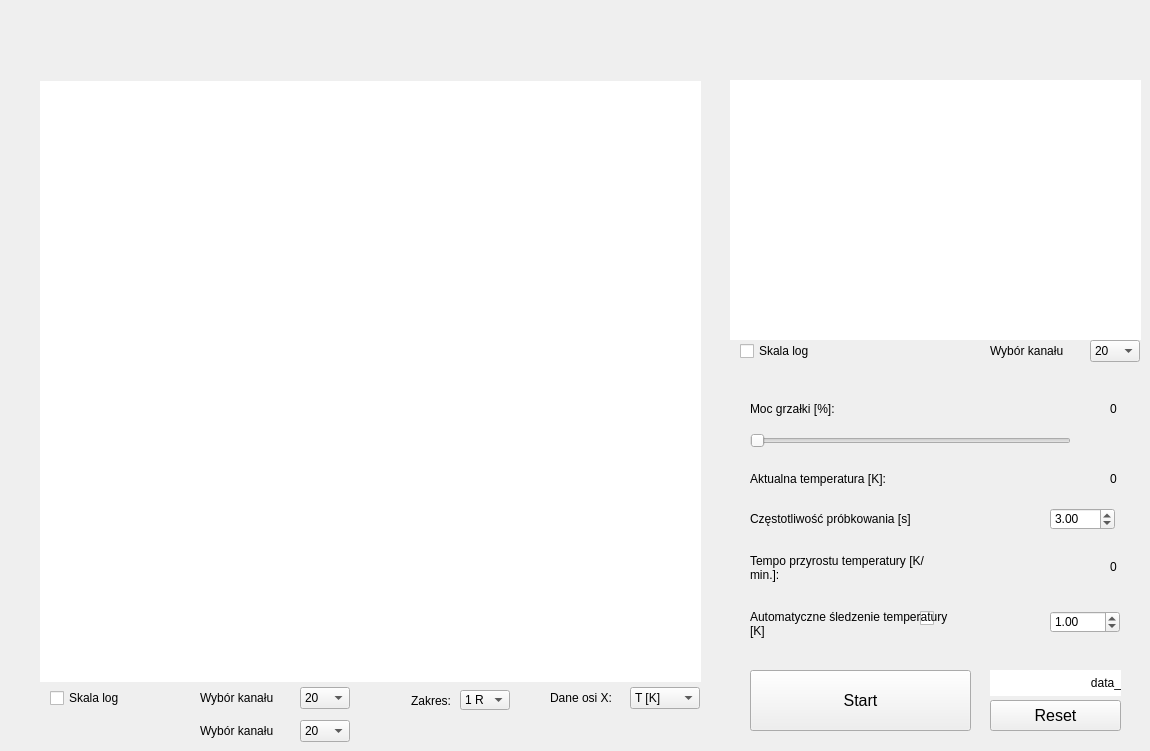
    <widget class="QWidget" name="page">
     <widget class="QCheckBox" name="checkBox_sledzenie_2">
      <property name="geometry">
       <rect>
        <x>920</x>
        <y>610</y>
        <width>16</width>
        <height>16</height>
       </rect>
      </property>
      <property name="text">
       <string/>
      </property>
     </widget>
     <widget class="QWidget" name="widget_temp_2" native="true">
      <property name="geometry">
       <rect>
        <x>730</x>
        <y>80</y>
        <width>411</width>
        <height>260</height>
       </rect>
      </property>
      <property name="styleSheet">
       <string notr="true">background-color: rgb(255, 255, 255);</string>
      </property>
     </widget>
     <widget class="QLabel" name="label_aktualna_temp_wartosc_2">
      <property name="geometry">
       <rect>
        <x>1110</x>
        <y>470</y>
        <width>16</width>
        <height>18</height>
       </rect>
      </property>
      <property name="font">
       <font>
        <pointsize>9</pointsize>
       </font>
      </property>
      <property name="text">
       <string>0</string>
      </property>
     </widget>
     <widget class="QComboBox" name="comboBox_osx1_2">
      <property name="geometry">
       <rect>
        <x>630</x>
        <y>687</y>
        <width>70</width>
        <height>22</height>
       </rect>
      </property>
      <property name="font">
       <font>
        <pointsize>9</pointsize>
       </font>
      </property>
      <item>
       <property name="text">
        <string>T [K]</string>
       </property>
      </item>
      <item>
       <property name="text">
        <string>t [s]</string>
       </property>
      </item>
     </widget>
     <widget class="QLabel" name="label_srednie_tempo_2">
      <property name="geometry">
       <rect>
        <x>1110</x>
        <y>558</y>
        <width>16</width>
        <height>18</height>
       </rect>
      </property>
      <property name="font">
       <font>
        <pointsize>9</pointsize>
       </font>
      </property>
      <property name="text">
       <string>0</string>
      </property>
     </widget>
     <widget class="QComboBox" name="comboBox_kanaly1_5">
      <property name="geometry">
       <rect>
        <x>1090</x>
        <y>340</y>
        <width>50</width>
        <height>22</height>
       </rect>
      </property>
      <property name="font">
       <font>
        <pointsize>9</pointsize>
       </font>
      </property>
      <property name="currentText">
       <string>20</string>
      </property>
      <item>
       <property name="text">
        <string>20</string>
       </property>
      </item>
      <item>
       <property name="text">
        <string>Kanał 2</string>
       </property>
      </item>
      <item>
       <property name="text">
        <string>Kanał 3</string>
       </property>
      </item>
      <item>
       <property name="text">
        <string>Kanał 4</string>
       </property>
      </item>
      <item>
       <property name="text">
        <string>Kanał 5</string>
       </property>
      </item>
      <item>
       <property name="text">
        <string>Kanał 6</string>
       </property>
      </item>
      <item>
       <property name="text">
        <string>Kanał 7</string>
       </property>
      </item>
      <item>
       <property name="text">
        <string>Kanał 8</string>
       </property>
      </item>
      <item>
       <property name="text">
        <string>Kanał 9</string>
       </property>
      </item>
      <item>
       <property name="text">
        <string>Kanał 10</string>
       </property>
      </item>
      <item>
       <property name="text">
        <string>Kanał 11</string>
       </property>
      </item>
      <item>
       <property name="text">
        <string>Kanał 12</string>
       </property>
      </item>
      <item>
       <property name="text">
        <string>Kanał 13</string>
       </property>
      </item>
      <item>
       <property name="text">
        <string>Kanał 14</string>
       </property>
      </item>
      <item>
       <property name="text">
        <string>Kanał 15</string>
       </property>
      </item>
      <item>
       <property name="text">
        <string>Kanał 16</string>
       </property>
      </item>
      <item>
       <property name="text">
        <string>Kanał 17</string>
       </property>
      </item>
      <item>
       <property name="text">
        <string>Kanał 18</string>
       </property>
      </item>
      <item>
       <property name="text">
        <string>Kanał 19</string>
       </property>
      </item>
      <item>
       <property name="text">
        <string>Kanał 20</string>
       </property>
      </item>
     </widget>
     <widget class="QDoubleSpinBox" name="doubleSpinBox_sledzenie_2">
      <property name="geometry">
       <rect>
        <x>1050</x>
        <y>611</y>
        <width>70</width>
        <height>22</height>
       </rect>
      </property>
      <property name="minimum">
       <double>-100.000000000000000</double>
      </property>
      <property name="maximum">
       <double>100.000000000000000</double>
      </property>
      <property name="value">
       <double>1.000000000000000</double>
      </property>
     </widget>
     <widget class="QLabel" name="label_wybor1_5">
      <property name="geometry">
       <rect>
        <x>200</x>
        <y>687</y>
        <width>91</width>
        <height>22</height>
       </rect>
      </property>
      <property name="font">
       <font>
        <pointsize>9</pointsize>
       </font>
      </property>
      <property name="text">
       <string>Wybór kanału</string>
      </property>
     </widget>
     <widget class="QComboBox" name="comboBox_kanaly1_6">
      <property name="geometry">
       <rect>
        <x>460</x>
        <y>690</y>
        <width>50</width>
        <height>20</height>
       </rect>
      </property>
      <property name="font">
       <font>
        <pointsize>9</pointsize>
       </font>
      </property>
      <property name="currentText">
       <string>1 R</string>
      </property>
      <item>
       <property name="text">
        <string>1 R</string>
       </property>
      </item>
      <item>
       <property name="text">
        <string>10 R</string>
       </property>
      </item>
      <item>
       <property name="text">
        <string>100 R</string>
       </property>
      </item>
      <item>
       <property name="text">
        <string>1 k</string>
       </property>
      </item>
      <item>
       <property name="text">
        <string>10 k</string>
       </property>
      </item>
      <item>
       <property name="text">
        <string>100 k</string>
       </property>
      </item>
      <item>
       <property name="text">
        <string>1 M</string>
       </property>
      </item>
      <item>
       <property name="text">
        <string>10 M</string>
       </property>
      </item>
      <item>
       <property name="text">
        <string>100 M</string>
       </property>
      </item>
     </widget>
     <widget class="QCheckBox" name="skala_probka1_2">
      <property name="geometry">
       <rect>
        <x>50</x>
        <y>687</y>
        <width>81</width>
        <height>22</height>
       </rect>
      </property>
      <property name="font">
       <font>
        <pointsize>9</pointsize>
       </font>
      </property>
      <property name="text">
       <string>Skala log</string>
      </property>
     </widget>
     <widget class="QLabel" name="label_tempo_2">
      <property name="geometry">
       <rect>
        <x>750</x>
        <y>550</y>
        <width>181</width>
        <height>36</height>
       </rect>
      </property>
      <property name="font">
       <font>
        <pointsize>9</pointsize>
        <stylestrategy>PreferDefault</stylestrategy>
       </font>
      </property>
      <property name="acceptDrops">
       <bool>false</bool>
      </property>
      <property name="autoFillBackground">
       <bool>false</bool>
      </property>
      <property name="text">
       <string>Tempo przyrostu temperatury [K/min.]:</string>
      </property>
      <property name="textFormat">
       <enum>Qt::AutoText</enum>
      </property>
      <property name="wordWrap">
       <bool>true</bool>
      </property>
     </widget>
     <widget class="QWidget" name="widget_probka1_2" native="true">
      <property name="geometry">
       <rect>
        <x>40</x>
        <y>81</y>
        <width>661</width>
        <height>601</height>
       </rect>
      </property>
      <property name="styleSheet">
       <string notr="true">background-color: rgb(255, 255, 255);</string>
      </property>
     </widget>
     <widget class="QLabel" name="label_czestotliwosc_4">
      <property name="geometry">
       <rect>
        <x>750</x>
        <y>510</y>
        <width>201</width>
        <height>18</height>
       </rect>
      </property>
      <property name="font">
       <font>
        <pointsize>9</pointsize>
        <stylestrategy>PreferDefault</stylestrategy>
       </font>
      </property>
      <property name="acceptDrops">
       <bool>false</bool>
      </property>
      <property name="autoFillBackground">
       <bool>false</bool>
      </property>
      <property name="text">
       <string>Częstotliwość próbkowania [s]</string>
      </property>
      <property name="textFormat">
       <enum>Qt::AutoText</enum>
      </property>
      <property name="wordWrap">
       <bool>true</bool>
      </property>
     </widget>
     <widget class="QLabel" name="label_automtyczne_2">
      <property name="geometry">
       <rect>
        <x>750</x>
        <y>606</y>
        <width>209</width>
        <height>36</height>
       </rect>
      </property>
      <property name="font">
       <font>
        <pointsize>9</pointsize>
        <stylestrategy>PreferDefault</stylestrategy>
       </font>
      </property>
      <property name="acceptDrops">
       <bool>false</bool>
      </property>
      <property name="autoFillBackground">
       <bool>false</bool>
      </property>
      <property name="text">
       <string>Automatyczne śledzenie temperatury [K]</string>
      </property>
      <property name="textFormat">
       <enum>Qt::AutoText</enum>
      </property>
      <property name="wordWrap">
       <bool>true</bool>
      </property>
     </widget>
     <widget class="QDoubleSpinBox" name="doubleSpinBox_czestotliowsc_4">
      <property name="geometry">
       <rect>
        <x>1050</x>
        <y>508</y>
        <width>65</width>
        <height>22</height>
       </rect>
      </property>
      <property name="minimum">
       <double>1.000000000000000</double>
      </property>
      <property name="maximum">
       <double>300.000000000000000</double>
      </property>
      <property name="singleStep">
       <double>1.000000000000000</double>
      </property>
      <property name="value">
       <double>3.000000000000000</double>
      </property>
     </widget>
     <widget class="QSlider" name="horizontalSlider_2">
      <property name="geometry">
       <rect>
        <x>750</x>
        <y>430</y>
        <width>321</width>
        <height>22</height>
       </rect>
      </property>
      <property name="orientation">
       <enum>Qt::Horizontal</enum>
      </property>
     </widget>
     <widget class="QLabel" name="label_wybor1_6">
      <property name="geometry">
       <rect>
        <x>360</x>
        <y>690</y>
        <width>91</width>
        <height>22</height>
       </rect>
      </property>
      <property name="font">
       <font>
        <pointsize>9</pointsize>
       </font>
      </property>
      <property name="text">
       <string>Zakres:</string>
      </property>
      <property name="alignment">
       <set>Qt::AlignRight|Qt::AlignTrailing|Qt::AlignVCenter</set>
      </property>
     </widget>
     <widget class="QLabel" name="label_aktualna_moc_2">
      <property name="geometry">
       <rect>
        <x>750</x>
        <y>400</y>
        <width>111</width>
        <height>18</height>
       </rect>
      </property>
      <property name="font">
       <font>
        <pointsize>9</pointsize>
       </font>
      </property>
      <property name="text">
       <string>Moc grzałki [%]:</string>
      </property>
     </widget>
     <widget class="QLabel" name="label_wybor1_7">
      <property name="geometry">
       <rect>
        <x>990</x>
        <y>340</y>
        <width>91</width>
        <height>22</height>
       </rect>
      </property>
      <property name="font">
       <font>
        <pointsize>9</pointsize>
       </font>
      </property>
      <property name="text">
       <string>Wybór kanału</string>
      </property>
     </widget>
     <widget class="QComboBox" name="comboBox_kanaly1_7">
      <property name="geometry">
       <rect>
        <x>300</x>
        <y>687</y>
        <width>50</width>
        <height>22</height>
       </rect>
      </property>
      <property name="font">
       <font>
        <pointsize>9</pointsize>
       </font>
      </property>
      <property name="currentText">
       <string>20</string>
      </property>
      <item>
       <property name="text">
        <string>20</string>
       </property>
      </item>
      <item>
       <property name="text">
        <string>Kanał 2</string>
       </property>
      </item>
      <item>
       <property name="text">
        <string>Kanał 3</string>
       </property>
      </item>
      <item>
       <property name="text">
        <string>Kanał 4</string>
       </property>
      </item>
      <item>
       <property name="text">
        <string>Kanał 5</string>
       </property>
      </item>
      <item>
       <property name="text">
        <string>Kanał 6</string>
       </property>
      </item>
      <item>
       <property name="text">
        <string>Kanał 7</string>
       </property>
      </item>
      <item>
       <property name="text">
        <string>Kanał 8</string>
       </property>
      </item>
      <item>
       <property name="text">
        <string>Kanał 9</string>
       </property>
      </item>
      <item>
       <property name="text">
        <string>Kanał 10</string>
       </property>
      </item>
      <item>
       <property name="text">
        <string>Kanał 11</string>
       </property>
      </item>
      <item>
       <property name="text">
        <string>Kanał 12</string>
       </property>
      </item>
      <item>
       <property name="text">
        <string>Kanał 13</string>
       </property>
      </item>
      <item>
       <property name="text">
        <string>Kanał 14</string>
       </property>
      </item>
      <item>
       <property name="text">
        <string>Kanał 15</string>
       </property>
      </item>
      <item>
       <property name="text">
        <string>Kanał 16</string>
       </property>
      </item>
      <item>
       <property name="text">
        <string>Kanał 17</string>
       </property>
      </item>
      <item>
       <property name="text">
        <string>Kanał 18</string>
       </property>
      </item>
      <item>
       <property name="text">
        <string>Kanał 19</string>
       </property>
      </item>
      <item>
       <property name="text">
        <string>Kanał 20</string>
       </property>
      </item>
     </widget>
     <widget class="QLabel" name="label_aktualna_moc_wartosc_2">
      <property name="geometry">
       <rect>
        <x>1110</x>
        <y>400</y>
        <width>16</width>
        <height>18</height>
       </rect>
      </property>
      <property name="font">
       <font>
        <pointsize>9</pointsize>
       </font>
      </property>
      <property name="text">
       <string>0</string>
      </property>
     </widget>
     <widget class="QLabel" name="label_danex1_2">
      <property name="geometry">
       <rect>
        <x>550</x>
        <y>687</y>
        <width>81</width>
        <height>22</height>
       </rect>
      </property>
      <property name="font">
       <font>
        <pointsize>9</pointsize>
       </font>
      </property>
      <property name="text">
       <string>Dane osi X:</string>
      </property>
     </widget>
     <widget class="QCheckBox" name="skala_temp_2">
      <property name="geometry">
       <rect>
        <x>740</x>
        <y>340</y>
        <width>141</width>
        <height>22</height>
       </rect>
      </property>
      <property name="font">
       <font>
        <pointsize>9</pointsize>
       </font>
      </property>
      <property name="text">
       <string>Skala log</string>
      </property>
     </widget>
     <widget class="QLabel" name="label_aktualna_temp_2">
      <property name="geometry">
       <rect>
        <x>750</x>
        <y>470</y>
        <width>181</width>
        <height>18</height>
       </rect>
      </property>
      <property name="font">
       <font>
        <pointsize>9</pointsize>
       </font>
      </property>
      <property name="text">
       <string>Aktualna temperatura [K]:</string>
      </property>
     </widget>
     <widget class="QPushButton" name="pushButton_start_2">
      <property name="geometry">
       <rect>
        <x>750</x>
        <y>670</y>
        <width>221</width>
        <height>61</height>
       </rect>
      </property>
      <property name="font">
       <font>
        <pointsize>12</pointsize>
       </font>
      </property>
      <property name="text">
       <string>Start</string>
      </property>
     </widget>
     <widget class="QPushButton" name="pushButton_start_3">
      <property name="geometry">
       <rect>
        <x>990</x>
        <y>700</y>
        <width>131</width>
        <height>31</height>
       </rect>
      </property>
      <property name="font">
       <font>
        <pointsize>12</pointsize>
       </font>
      </property>
      <property name="text">
       <string>Reset</string>
      </property>
     </widget>
     <widget class="QLabel" name="label_przedrostek_2">
      <property name="geometry">
       <rect>
        <x>990</x>
        <y>670</y>
        <width>131</width>
        <height>26</height>
       </rect>
      </property>
      <property name="minimumSize">
       <size>
        <width>60</width>
        <height>0</height>
       </size>
      </property>
      <property name="font">
       <font>
        <pointsize>9</pointsize>
       </font>
      </property>
      <property name="styleSheet">
       <string notr="true">background-color: rgb(255, 255, 255);</string>
      </property>
      <property name="text">
       <string>data_</string>
      </property>
      <property name="alignment">
       <set>Qt::AlignRight|Qt::AlignTrailing|Qt::AlignVCenter</set>
      </property>
     </widget>
     <widget class="QLabel" name="label_wybor1_8">
      <property name="geometry">
       <rect>
        <x>200</x>
        <y>720</y>
        <width>91</width>
        <height>22</height>
       </rect>
      </property>
      <property name="font">
       <font>
        <pointsize>9</pointsize>
       </font>
      </property>
      <property name="text">
       <string>Wybór kanału</string>
      </property>
     </widget>
     <widget class="QComboBox" name="comboBox_kanaly1_8">
      <property name="geometry">
       <rect>
        <x>300</x>
        <y>720</y>
        <width>50</width>
        <height>22</height>
       </rect>
      </property>
      <property name="font">
       <font>
        <pointsize>9</pointsize>
       </font>
      </property>
      <property name="currentText">
       <string>20</string>
      </property>
      <item>
       <property name="text">
        <string>20</string>
       </property>
      </item>
      <item>
       <property name="text">
        <string>Kanał 2</string>
       </property>
      </item>
      <item>
       <property name="text">
        <string>Kanał 3</string>
       </property>
      </item>
      <item>
       <property name="text">
        <string>Kanał 4</string>
       </property>
      </item>
      <item>
       <property name="text">
        <string>Kanał 5</string>
       </property>
      </item>
      <item>
       <property name="text">
        <string>Kanał 6</string>
       </property>
      </item>
      <item>
       <property name="text">
        <string>Kanał 7</string>
       </property>
      </item>
      <item>
       <property name="text">
        <string>Kanał 8</string>
       </property>
      </item>
      <item>
       <property name="text">
        <string>Kanał 9</string>
       </property>
      </item>
      <item>
       <property name="text">
        <string>Kanał 10</string>
       </property>
      </item>
      <item>
       <property name="text">
        <string>Kanał 11</string>
       </property>
      </item>
      <item>
       <property name="text">
        <string>Kanał 12</string>
       </property>
      </item>
      <item>
       <property name="text">
        <string>Kanał 13</string>
       </property>
      </item>
      <item>
       <property name="text">
        <string>Kanał 14</string>
       </property>
      </item>
      <item>
       <property name="text">
        <string>Kanał 15</string>
       </property>
      </item>
      <item>
       <property name="text">
        <string>Kanał 16</string>
       </property>
      </item>
      <item>
       <property name="text">
        <string>Kanał 17</string>
       </property>
      </item>
      <item>
       <property name="text">
        <string>Kanał 18</string>
       </property>
      </item>
      <item>
       <property name="text">
        <string>Kanał 19</string>
       </property>
      </item>
      <item>
       <property name="text">
        <string>Kanał 20</string>
       </property>
      </item>
     </widget>
    </widget>
